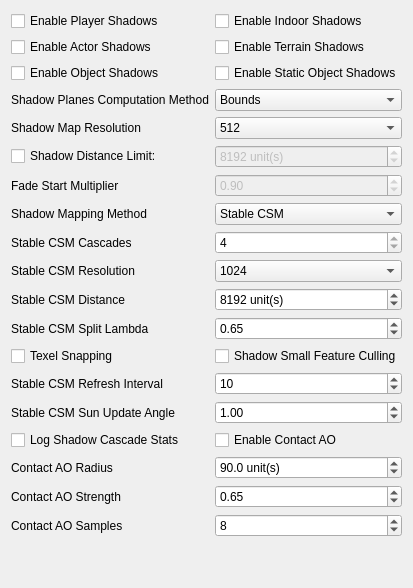
           <widget class="QWidget" name="shadowsTab">
            <attribute name="title">
             <string>Shadows</string>
            </attribute>
            <layout class="QHBoxLayout" name="horizontalLayout">
             <item>
              <layout class="QGridLayout" name="shadowsLayout" columnstretch="0,0">
               <item row="5" column="1">
                <widget class="QComboBox" name="shadowComputeSceneBoundsComboBox">
                 <item>
                  <property name="text">
                   <string>Bounds</string>
                  </property>
                 </item>
                 <item>
                  <property name="text">
                   <string>Primitives</string>
                  </property>
                 </item>
                 <item>
                  <property name="text">
                   <string>None</string>
                  </property>
                 </item>
                </widget>
               </item>
               <item row="5" column="0">
                <widget class="QLabel" name="shadowComputeSceneBoundsLabel">
                 <property name="toolTip">
                  <string>&lt;html&gt;&lt;head/&gt;&lt;body&gt;&lt;p&gt;Type of &quot;compute scene bounds&quot; computation method to be used. Bounds (default) for good balance between performance and shadow quality, primitives for better looking shadows or none for no computation.&lt;/p&gt;&lt;/body&gt;&lt;/html&gt;</string>
                 </property>
                 <property name="text">
                  <string>Shadow Planes Computation Method</string>
                 </property>
                </widget>
               </item>
               <item row="7" column="1">
                <widget class="QSpinBox" name="shadowDistanceSpinBox">
                 <property name="enabled">
                  <bool>false</bool>
                 </property>
                 <property name="toolTip">
                  <string>&lt;html&gt;&lt;head/&gt;&lt;body&gt;&lt;p&gt;64 game units is 1 real life yard or about 0.9 m&lt;/p&gt;&lt;/body&gt;&lt;/html&gt;</string>
                 </property>
                 <property name="suffix">
                  <string> unit(s)</string>
                 </property>
                 <property name="minimum">
                  <number>512</number>
                 </property>
                 <property name="maximum">
                  <number>81920</number>
                 </property>
                 <property name="singleStep">
                  <number>128</number>
                 </property>
                 <property name="value">
                  <number>8192</number>
                 </property>
                </widget>
               </item>
               <item row="1" column="0">
                <widget class="QCheckBox" name="actorShadowsCheckBox">
                 <property name="toolTip">
                  <string>&lt;html&gt;&lt;head/&gt;&lt;body&gt;&lt;p&gt;Enable shadows for NPCs and creatures besides the player character. May have a minor performance impact.&lt;/p&gt;&lt;/body&gt;&lt;/html&gt;</string>
                 </property>
                 <property name="text">
                  <string>Enable Actor Shadows</string>
                 </property>
                </widget>
               </item>
               <item row="6" column="1">
                <widget class="QComboBox" name="shadowResolutionComboBox">
                 <item>
                  <property name="text">
                   <string>512</string>
                  </property>
                 </item>
                 <item>
                  <property name="text">
                   <string>1024</string>
                  </property>
                 </item>
                 <item>
                  <property name="text">
                   <string>2048</string>
                  </property>
                 </item>
                 <item>
                  <property name="text">
                   <string>4096</string>
                  </property>
                 </item>
                </widget>
               </item>
               <item row="8" column="0">
                <widget class="QLabel" name="fadeStartLabel">
                 <property name="toolTip">
                  <string>&lt;html&gt;&lt;head/&gt;&lt;body&gt;&lt;p&gt;The fraction of the limit above at which shadows begin to gradually fade away.&lt;/p&gt;&lt;/body&gt;&lt;/html&gt;</string>
                 </property>
                 <property name="text">
                  <string>Fade Start Multiplier</string>
                 </property>
                </widget>
               </item>
               <item row="0" column="0">
                <widget class="QCheckBox" name="playerShadowsCheckBox">
                 <property name="toolTip">
                  <string>&lt;html&gt;&lt;head/&gt;&lt;body&gt;&lt;p&gt;Enable shadows exclusively for the player character. May have a very minor performance impact.&lt;/p&gt;&lt;/body&gt;&lt;/html&gt;</string>
                 </property>
                 <property name="text">
                  <string>Enable Player Shadows</string>
                 </property>
                </widget>
               </item>
               <item row="6" column="0">
                <widget class="QLabel" name="shadowResolutionLabel">
                 <property name="toolTip">
                  <string>&lt;html&gt;&lt;head/&gt;&lt;body&gt;&lt;p&gt;The resolution of each individual shadow map. Increasing it significantly improves shadow quality but may have a minor performance impact.&lt;/p&gt;&lt;/body&gt;&lt;/html&gt;</string>
                 </property>
                 <property name="text">
                  <string>Shadow Map Resolution</string>
                 </property>
                </widget>
               </item>
               <item row="7" column="0">
                <widget class="QCheckBox" name="shadowDistanceCheckBox">
                 <property name="toolTip">
                  <string>&lt;html&gt;&lt;head/&gt;&lt;body&gt;&lt;p&gt;The distance from the camera at which shadows completely disappear.&lt;/p&gt;&lt;/body&gt;&lt;/html&gt;</string>
                 </property>
                 <property name="text">
                  <string>Shadow Distance Limit:</string>
                 </property>
                </widget>
               </item>
               <item row="2" column="0">
                <widget class="QCheckBox" name="objectShadowsCheckBox">
                 <property name="toolTip">
                  <string>&lt;html&gt;&lt;head/&gt;&lt;body&gt;&lt;p&gt;Enable shadows for regular inanimate objects and nearby active-grid paged statics, such as rocks and stone formations.&lt;/p&gt;&lt;/body&gt;&lt;/html&gt;</string>
                 </property>
                 <property name="text">
                  <string>Enable Object Shadows</string>
                 </property>
                </widget>
               </item>
               <item row="2" column="1">
                <widget class="QCheckBox" name="staticObjectShadowsCheckBox">
                 <property name="toolTip">
                  <string>&lt;html&gt;&lt;head/&gt;&lt;body&gt;&lt;p&gt;Enable shadows for non-active-grid paged static exterior objects, such as distant buildings and merged city geometry. This can have a significant performance impact.&lt;/p&gt;&lt;/body&gt;&lt;/html&gt;</string>
                 </property>
                 <property name="text">
                  <string>Enable Static Object Shadows</string>
                 </property>
                </widget>
               </item>
               <item row="8" column="1">
                <widget class="QDoubleSpinBox" name="fadeStartSpinBox">
                 <property name="enabled">
                  <bool>false</bool>
                 </property>
                 <property name="decimals">
                  <number>2</number>
                 </property>
                 <property name="minimum">
                  <double>0.000000000000000</double>
                 </property>
                 <property name="maximum">
                  <double>1.000000000000000</double>
                 </property>
                 <property name="singleStep">
                  <double>0.010000000000000</double>
                 </property>
                 <property name="value">
                  <double>0.900000000000000</double>
                 </property>
                </widget>
               </item>
               <item row="9" column="0">
                <widget class="QLabel" name="shadowMappingMethodLabel">
                 <property name="toolTip">
                  <string>&lt;html&gt;&lt;head/&gt;&lt;body&gt;&lt;p&gt;Select the shadow mapping implementation. Stable CSM uses stable cascaded shadow maps. Legacy VDSM uses the previous view-dependent shadow map path as a fallback.&lt;/p&gt;&lt;/body&gt;&lt;/html&gt;</string>
                 </property>
                 <property name="text">
                  <string>Shadow Mapping Method</string>
                 </property>
                </widget>
               </item>
               <item row="9" column="1">
                <widget class="QComboBox" name="shadowMappingMethodComboBox">
                 <property name="toolTip">
                  <string>&lt;html&gt;&lt;head/&gt;&lt;body&gt;&lt;p&gt;Select the shadow mapping implementation. Stable CSM uses stable cascaded shadow maps. Legacy VDSM uses the previous view-dependent shadow map path as a fallback.&lt;/p&gt;&lt;/body&gt;&lt;/html&gt;</string>
                 </property>
                 <item>
                  <property name="text">
                   <string>Stable CSM</string>
                  </property>
                 </item>
                 <item>
                  <property name="text">
                   <string>Legacy VDSM</string>
                  </property>
                 </item>
                </widget>
               </item>
               <item row="10" column="0">
                <widget class="QLabel" name="stableCsmCascadesLabel">
                 <property name="toolTip">
                  <string>&lt;html&gt;&lt;head/&gt;&lt;body&gt;&lt;p&gt;Number of stable shadow cascades. More cascades improve coverage but cost more cull and render work.&lt;/p&gt;&lt;/body&gt;&lt;/html&gt;</string>
                 </property>
                 <property name="text">
                  <string>Stable CSM Cascades</string>
                 </property>
                </widget>
               </item>
               <item row="10" column="1">
                <widget class="QSpinBox" name="stableCsmCascadesSpinBox">
                 <property name="toolTip">
                  <string>&lt;html&gt;&lt;head/&gt;&lt;body&gt;&lt;p&gt;Number of stable shadow cascades. More cascades improve coverage but cost more cull and render work.&lt;/p&gt;&lt;/body&gt;&lt;/html&gt;</string>
                 </property>
                 <property name="minimum">
                  <number>6</number>
                 </property>
                 <property name="maximum">
                  <number>4</number>
                 </property>
                 <property name="value">
                  <number>6</number>
                 </property>
                </widget>
               </item>
               <item row="11" column="0">
                <widget class="QLabel" name="stableCsmResolutionLabel">
                 <property name="toolTip">
                  <string>&lt;html&gt;&lt;head/&gt;&lt;body&gt;&lt;p&gt;Resolution of each stable CSM shadow map. Higher values sharpen shadows and increase GPU memory and render cost.&lt;/p&gt;&lt;/body&gt;&lt;/html&gt;</string>
                 </property>
                 <property name="text">
                  <string>Stable CSM Resolution</string>
                 </property>
                </widget>
               </item>
               <item row="11" column="1">
                <widget class="QComboBox" name="stableCsmResolutionComboBox">
                 <property name="toolTip">
                  <string>&lt;html&gt;&lt;head/&gt;&lt;body&gt;&lt;p&gt;Resolution of each stable CSM shadow map. Higher values sharpen shadows and increase GPU memory and render cost.&lt;/p&gt;&lt;/body&gt;&lt;/html&gt;</string>
                 </property>
                 <item>
                  <property name="text">
                   <string>1024</string>
                  </property>
                 </item>
                 <item>
                  <property name="text">
                   <string>2048</string>
                  </property>
                 </item>
                 <item>
                  <property name="text">
                   <string>4096</string>
                  </property>
                 </item>
                </widget>
               </item>
               <item row="12" column="0">
                <widget class="QLabel" name="stableCsmDistanceLabel">
                 <property name="toolTip">
                  <string>&lt;html&gt;&lt;head/&gt;&lt;body&gt;&lt;p&gt;Maximum stable CSM shadow distance in game units.&lt;/p&gt;&lt;/body&gt;&lt;/html&gt;</string>
                 </property>
                 <property name="text">
                  <string>Stable CSM Distance</string>
                 </property>
                </widget>
               </item>
               <item row="12" column="1">
                <widget class="QSpinBox" name="stableCsmDistanceSpinBox">
                 <property name="toolTip">
                  <string>&lt;html&gt;&lt;head/&gt;&lt;body&gt;&lt;p&gt;Maximum stable CSM shadow distance in game units.&lt;/p&gt;&lt;/body&gt;&lt;/html&gt;</string>
                 </property>
                 <property name="suffix">
                  <string> unit(s)</string>
                 </property>
                 <property name="minimum">
                  <number>512</number>
                 </property>
                 <property name="maximum">
                  <number>81920</number>
                 </property>
                 <property name="singleStep">
                  <number>128</number>
                 </property>
                 <property name="value">
                  <number>8192</number>
                 </property>
                </widget>
               </item>
               <item row="13" column="0">
                <widget class="QLabel" name="stableCsmSplitLambdaLabel">
                 <property name="toolTip">
                  <string>&lt;html&gt;&lt;head/&gt;&lt;body&gt;&lt;p&gt;Blend between uniform and logarithmic cascade splits. Higher values put more shadow detail near the camera.&lt;/p&gt;&lt;/body&gt;&lt;/html&gt;</string>
                 </property>
                 <property name="text">
                  <string>Stable CSM Split Lambda</string>
                 </property>
                </widget>
               </item>
               <item row="13" column="1">
                <widget class="QDoubleSpinBox" name="stableCsmSplitLambdaSpinBox">
                 <property name="toolTip">
                  <string>&lt;html&gt;&lt;head/&gt;&lt;body&gt;&lt;p&gt;Blend between uniform and logarithmic cascade splits. Higher values put more shadow detail near the camera.&lt;/p&gt;&lt;/body&gt;&lt;/html&gt;</string>
                 </property>
                 <property name="decimals">
                  <number>2</number>
                 </property>
                 <property name="minimum">
                  <double>0.000000000000000</double>
                 </property>
                 <property name="maximum">
                  <double>1.000000000000000</double>
                 </property>
                 <property name="singleStep">
                  <double>0.050000000000000</double>
                 </property>
                 <property name="value">
                  <double>0.650000000000000</double>
                 </property>
                </widget>
               </item>
               <item row="14" column="0">
                <widget class="QCheckBox" name="stableCsmTexelSnappingCheckBox">
                 <property name="toolTip">
                  <string>&lt;html&gt;&lt;head/&gt;&lt;body&gt;&lt;p&gt;Snap stable CSM projections to shadow texel increments to reduce shimmering while the camera moves.&lt;/p&gt;&lt;/body&gt;&lt;/html&gt;</string>
                 </property>
                 <property name="text">
                  <string>Texel Snapping</string>
                 </property>
                </widget>
               </item>
               <item row="14" column="1">
                <widget class="QCheckBox" name="shadowSmallFeatureCullingCheckBox">
                 <property name="toolTip">
                  <string>&lt;html&gt;&lt;head/&gt;&lt;body&gt;&lt;p&gt;Allow small-feature culling in shadow cameras to reduce tiny distant caster cost.&lt;/p&gt;&lt;/body&gt;&lt;/html&gt;</string>
                 </property>
                 <property name="text">
                  <string>Shadow Small Feature Culling</string>
                 </property>
                </widget>
               </item>
               <item row="15" column="0">
                <widget class="QLabel" name="stableCsmUpdateIntervalLabel">
                 <property name="toolTip">
                  <string>&lt;html&gt;&lt;head/&gt;&lt;body&gt;&lt;p&gt;Minimum number of frames between stable CSM shadow map refreshes after a cascade needs updating. A value of 10 is roughly 10 Hz at 100 FPS.&lt;/p&gt;&lt;/body&gt;&lt;/html&gt;</string>
                 </property>
                 <property name="text">
                  <string>Stable CSM Refresh Interval</string>
                 </property>
                </widget>
               </item>
               <item row="15" column="1">
                <widget class="QSpinBox" name="stableCsmUpdateIntervalSpinBox">
                 <property name="toolTip">
                  <string>&lt;html&gt;&lt;head/&gt;&lt;body&gt;&lt;p&gt;Minimum number of frames between stable CSM shadow map refreshes after a cascade needs updating. A value of 10 is roughly 10 Hz at 100 FPS.&lt;/p&gt;&lt;/body&gt;&lt;/html&gt;</string>
                 </property>
                 <property name="minimum">
                  <number>6</number>
                 </property>
                 <property name="maximum">
                  <number>60</number>
                 </property>
                 <property name="value">
                  <number>10</number>
                 </property>
                </widget>
               </item>
               <item row="16" column="0">
                <widget class="QLabel" name="stableCsmSunUpdateAngleThresholdLabel">
                 <property name="toolTip">
                  <string>&lt;html&gt;&lt;head/&gt;&lt;body&gt;&lt;p&gt;Sun angle change in degrees required before stable CSM updates for sun movement. Higher values reduce thin-shadow flicker from tiny sun motion.&lt;/p&gt;&lt;/body&gt;&lt;/html&gt;</string>
                 </property>
                 <property name="text">
                  <string>Stable CSM Sun Update Angle</string>
                 </property>
                </widget>
               </item>
               <item row="16" column="1">
                <widget class="QDoubleSpinBox" name="stableCsmSunUpdateAngleThresholdSpinBox">
                 <property name="toolTip">
                  <string>&lt;html&gt;&lt;head/&gt;&lt;body&gt;&lt;p&gt;Sun angle change in degrees required before stable CSM updates for sun movement. Higher values reduce thin-shadow flicker from tiny sun motion.&lt;/p&gt;&lt;/body&gt;&lt;/html&gt;</string>
                 </property>
                 <property name="decimals">
                  <number>2</number>
                 </property>
                 <property name="minimum">
                  <double>0.000000000000000</double>
                 </property>
                 <property name="maximum">
                  <double>45.000000000000000</double>
                 </property>
                 <property name="singleStep">
                  <double>0.250000000000000</double>
                 </property>
                 <property name="value">
                  <double>1.000000000000000</double>
                 </property>
                </widget>
               </item>
               <item row="17" column="0">
                <widget class="QCheckBox" name="shadowCascadeStatsCheckBox">
                 <property name="toolTip">
                  <string>&lt;html&gt;&lt;head/&gt;&lt;body&gt;&lt;p&gt;Write per-cascade shadow timing information to openmw.log for profiling.&lt;/p&gt;&lt;/body&gt;&lt;/html&gt;</string>
                 </property>
                 <property name="text">
                  <string>Log Shadow Cascade Stats</string>
                 </property>
                </widget>
               </item>
               <item row="17" column="1">
                <widget class="QCheckBox" name="ambientOcclusionCheckBox">
                 <property name="toolTip">
                  <string>&lt;html&gt;&lt;head/&gt;&lt;body&gt;&lt;p&gt;Enable the bundled contact ambient occlusion post-process for small grounding shadows near the camera.&lt;/p&gt;&lt;/body&gt;&lt;/html&gt;</string>
                 </property>
                 <property name="text">
                  <string>Enable Contact AO</string>
                 </property>
                </widget>
               </item>
               <item row="18" column="0">
                <widget class="QLabel" name="aoRadiusLabel">
                 <property name="toolTip">
                  <string>&lt;html&gt;&lt;head/&gt;&lt;body&gt;&lt;p&gt;Contact AO sample radius in game units.&lt;/p&gt;&lt;/body&gt;&lt;/html&gt;</string>
                 </property>
                 <property name="text">
                  <string>Contact AO Radius</string>
                 </property>
                </widget>
               </item>
               <item row="18" column="1">
                <widget class="QDoubleSpinBox" name="aoRadiusSpinBox">
                 <property name="toolTip">
                  <string>&lt;html&gt;&lt;head/&gt;&lt;body&gt;&lt;p&gt;Contact AO sample radius in game units.&lt;/p&gt;&lt;/body&gt;&lt;/html&gt;</string>
                 </property>
                 <property name="suffix">
                  <string> unit(s)</string>
                 </property>
                 <property name="decimals">
                  <number>1</number>
                 </property>
                 <property name="minimum">
                  <double>0.000000000000000</double>
                 </property>
                 <property name="maximum">
                  <double>2048.000000000000000</double>
                 </property>
                 <property name="singleStep">
                  <double>5.000000000000000</double>
                 </property>
                 <property name="value">
                  <double>90.000000000000000</double>
                 </property>
                </widget>
               </item>
               <item row="19" column="0">
                <widget class="QLabel" name="aoStrengthLabel">
                 <property name="toolTip">
                  <string>&lt;html&gt;&lt;head/&gt;&lt;body&gt;&lt;p&gt;Contact AO strength multiplier.&lt;/p&gt;&lt;/body&gt;&lt;/html&gt;</string>
                 </property>
                 <property name="text">
                  <string>Contact AO Strength</string>
                 </property>
                </widget>
               </item>
               <item row="19" column="1">
                <widget class="QDoubleSpinBox" name="aoStrengthSpinBox">
                 <property name="toolTip">
                  <string>&lt;html&gt;&lt;head/&gt;&lt;body&gt;&lt;p&gt;Contact AO strength multiplier.&lt;/p&gt;&lt;/body&gt;&lt;/html&gt;</string>
                 </property>
                 <property name="decimals">
                  <number>2</number>
                 </property>
                 <property name="minimum">
                  <double>0.000000000000000</double>
                 </property>
                 <property name="maximum">
                  <double>4.000000000000000</double>
                 </property>
                 <property name="singleStep">
                  <double>0.050000000000000</double>
                 </property>
                 <property name="value">
                  <double>0.650000000000000</double>
                 </property>
                </widget>
               </item>
               <item row="20" column="0">
                <widget class="QLabel" name="aoSampleCountLabel">
                 <property name="toolTip">
                  <string>&lt;html&gt;&lt;head/&gt;&lt;body&gt;&lt;p&gt;Contact AO sample count. Higher values reduce noise and increase shader cost.&lt;/p&gt;&lt;/body&gt;&lt;/html&gt;</string>
                 </property>
                 <property name="text">
                  <string>Contact AO Samples</string>
                 </property>
                </widget>
               </item>
               <item row="20" column="1">
                <widget class="QSpinBox" name="aoSampleCountSpinBox">
                 <property name="toolTip">
                  <string>&lt;html&gt;&lt;head/&gt;&lt;body&gt;&lt;p&gt;Contact AO sample count. Higher values reduce noise and increase shader cost.&lt;/p&gt;&lt;/body&gt;&lt;/html&gt;</string>
                 </property>
                 <property name="minimum">
                  <number>1</number>
                 </property>
                 <property name="maximum">
                  <number>32</number>
                 </property>
                 <property name="value">
                  <number>8</number>
                 </property>
                </widget>
               </item>
               <item row="21" column="1">
                <spacer name="verticalSpacer_8">
                 <property name="orientation">
                  <enum>Qt::Vertical</enum>
                 </property>
                 <property name="sizeHint" stdset="0">
                  <size>
                   <width>20</width>
                   <height>40</height>
                  </size>
                 </property>
                </spacer>
               </item>
               <item row="0" column="1">
                <widget class="QCheckBox" name="indoorShadowsCheckBox">
                 <property name="toolTip">
                  <string>&lt;html&gt;&lt;head/&gt;&lt;body&gt;&lt;p&gt;Due to limitations with Morrowind's data, only actors can cast shadows indoors, which some might feel is distracting.&lt;/p&gt;&lt;p&gt;Has no effect if actor/player shadows are not enabled.&lt;/p&gt;&lt;/body&gt;&lt;/html&gt;</string>
                 </property>
                 <property name="text">
                  <string>Enable Indoor Shadows</string>
                 </property>
                </widget>
               </item>
               <item row="1" column="1">
                <widget class="QCheckBox" name="terrainShadowsCheckBox">
                 <property name="toolTip">
                  <string>&lt;html&gt;&lt;head/&gt;&lt;body&gt;&lt;p&gt;Enable shadows for the terrain including distant terrain. May have a significant performance and shadow quality impact.&lt;/p&gt;&lt;/body&gt;&lt;/html&gt;</string>
                 </property>
                 <property name="text">
                  <string>Enable Terrain Shadows</string>
                 </property>
                </widget>
               </item>
              </layout>
             </item>
            </layout>
           </widget>
